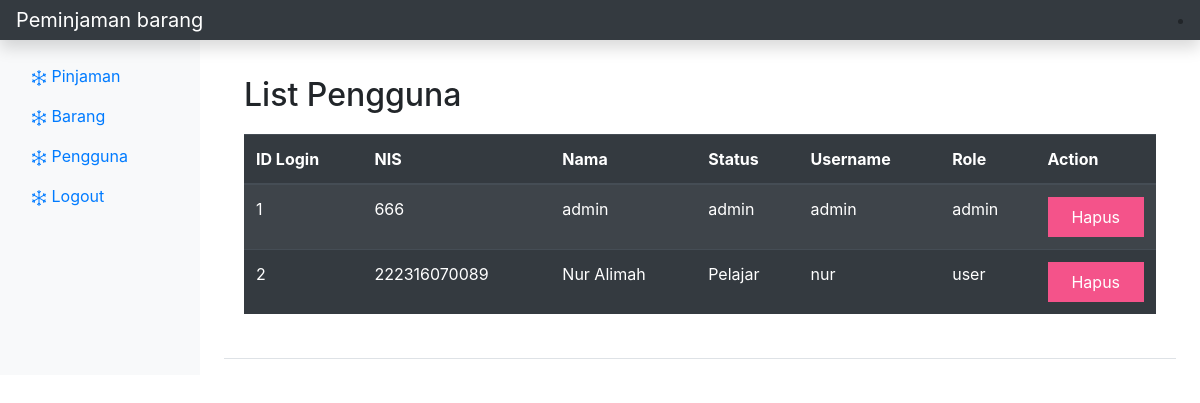
Page /adminuser.php (signed in) on the committed database.
### tables this page shows
CREATE TABLE `users` (
  `id_login` int(11) NOT NULL,
  `nis` varchar(12) DEFAULT NULL,
  `nama` varchar(255) DEFAULT NULL,
  `status` varchar(50) DEFAULT NULL,
  `username` varchar(10) DEFAULT NULL,
  `password` varchar(50) DEFAULT NULL,
  `role` varchar(10) DEFAULT NULL
);

### adminuser.php (the view, shortened to what this page needs)
<?php
require_once("database.php");
?>
<!DOCTYPE html>
<html lang="en">
<head>
    <link rel="stylesheet" href="https://cdn.jsdelivr.net/npm/bootstrap@4.6.2/dist/css/bootstrap.min.css">
</head>
<body>
<nav class="navbar navbar-dark sticky-top bg-dark flex-md-nowrap p-0 shadow">
  <a class="navbar-brand col-md-3 col-lg-2 mr-0 px-3" href="#">Peminjaman barang</a>
    <li class="nav-item text-nowrap">
    </li>
</nav>
<div class="container-fluid">
  <div class="row">
    <nav id="sidebarMenu" class="col-md-3 col-lg-2 d-md-block bg-light sidebar collapse">
      <div class="sidebar-sticky pt-3">
        <ul class="nav flex-column">
          <li class="nav-item">
            <a class="nav-link" href="admin.php">
             Pinjaman
            </a>
          </li>
          <li class="nav-item">
            <a class="nav-link" href="adminbarang.php">
              Barang
            </a>
          </li>
          <li class="nav-item">
            <a class="nav-link" href="adminuser.php">
              Pengguna
            </a>
          </li>
          <li class="nav-item">
    <a class="nav-link" href="#" onclick="confirmLogout()">
        Logout
    </a>
</li>
</ul>
      </div>
    </nav>
    <main role="main" class="col-md-9 ml-sm-auto col-lg-10 px-md-4">
      <div class="d-flex justify-content-between flex-wrap flex-md-nowrap align-items-center pt-3 pb-2 mb-3 border-bottom">
      <div class="box">
        <h2>List Pengguna</h2>
        <?php
        $queryUsers = "SELECT * FROM users";
        $resultUsers = mysqli_query($dbconnect, $queryUsers);
        if ($resultUsers) {
            $usersList = mysqli_fetch_all($resultUsers, MYSQLI_ASSOC);
        } else {
            echo "Error fetching users: " . mysqli_error($dbconnect);
            exit();
        }
        ?>
<?php if (!empty($usersList)) : ?>
    <table class="table table-striped table-dark">
        <thead>
            <tr>
                <th>ID Login</th>
                <th>NIS</th>
                <th>Nama</th>
                <th>Status</th>
                <th>Username</th>
                <th>Role</th>
                <th>Action</th>
            </tr>
        </thead>
        <tbody>
            <?php foreach ($usersList as $user) : ?>
                <tr>
                    <td><?= $user['id_login'] ?></td>
                    <td><?= $user['nis'] ?></td>
                    <td><?= $user['nama'] ?></td>
                    <td><?= $user['status'] ?></td>
                    <td><?= $user['username'] ?></td>
                    <td><?= $user['role'] ?></td>
                    <td>
                        <button class="pinjam-btn" onclick="hapusUser(<?= $user['id_login'] ?>)">Hapus</button>
                    </td>
                </tr>
            <?php endforeach; ?>
        </tbody>
    </table>
<?php else : ?>
    <p>Tidak ada user.</p>
<?php endif; ?>
    </div>
</body>
</html>

### adminuser.php (style rules this page uses)
.box { width: 100%; margin: 20px; }
table { width: 100%; border-collapse: collapse; margin-top: 20px; }
th, td { padding: 12px; text-align: left; }
.pinjam-btn { width: 100%; padding: 8px; background-color: #F4538A; color: #fff; border: none; cursor: pointer; }

### rows in the picture
users: id_login "1", nis "666", nama "admin", status "admin", username "admin", role "admin"
users: id_login "2", nis "222316070089", nama "Nur Alimah", status "Pelajar", username "nur", role "user"
